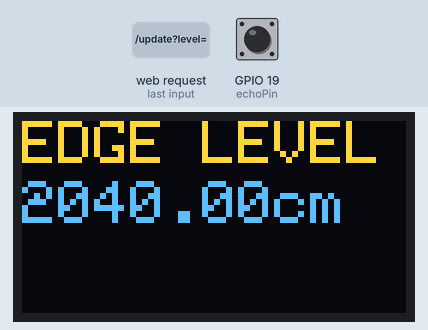
A sketch run on a simulated ESP32. On the bench: 128×64 one-colour display. Inputs (shaded band) come from the test bench; at power-on: GPIO 19 (echoPin) LOW. The OLED is the two-colour kind (top 16 rows yellow); what the sketch prints to the serial monitor is not drawn.

1.3 s: HTTP request GET /update?level= received
2.8 s: GPIO 19 (echoPin) pulsed HIGH 2 times (0.12 s each, 0.3 s apart)
Above: at 3.9 s.
Timing chart, 0 to 5.8 s (numbered marks = the images above; inputs shaded):
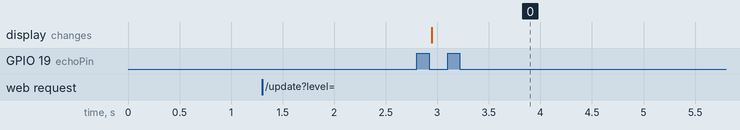

Measured:
- after the input at 1.3 s, every drawn part: stays the same
- after the input at 2.8 s, the display: changes after 0.15 s (image 0)

The sketch:

EDGE.ino
```cpp
#include <WiFi.h>
#include <WiFiClient.h>
#include <WiFiServer.h>
#include <Adafruit_SSD1306.h>
#include <SoftwareSerial.h>

// OLED Display Settings
#define SCREEN_WIDTH 128
#define SCREEN_HEIGHT 64
#define OLED_RESET    -1
Adafruit_SSD1306 display(SCREEN_WIDTH, SCREEN_HEIGHT, &Wire, OLED_RESET);

// Ultrasonic Sensor Pins
const int trigPin = 18;
const int echoPin = 19;
volatile long startTime = 0;
volatile long duration = 0;
volatile bool newMeasurement = false;

// Water level variables
volatile float edgeWaterLevel = 0.0;  // Measured by this ESP32
volatile float middleWaterLevel = 0.0; // Received from another ESP32
volatile bool newHTTPDataReceived = false; // Flag for new data

// SIM800L Serial (Using UART1 on ESP32)
#define SIM800_TX 33
#define SIM800_RX 27
SoftwareSerial sim800(SIM800_TX, SIM800_RX);

// Function to send SMS
void sendSMS(String number, String message) {
    Serial.println("Sending SMS...");

    sim800.println("AT");
    delay(1000);
    sim800.println("AT+CMGF=1"); // Set SMS mode to text
    delay(1000);
    sim800.print("AT+CMGS=\"");
    sim800.print(number);
    sim800.println("\"");
    delay(1000);
    sim800.print(message);
    delay(500);
    sim800.write(26); // ASCII for CTRL+Z
    delay(3000);

    Serial.println("SMS Sent!");
}

// Send data via SMS instead of HTTP
void IRAM_ATTR sendDataInterrupt() {
    newHTTPDataReceived = true;
}

// Trigger ultrasonic sensor
void triggerSensor() {
    digitalWrite(trigPin, LOW);
    delayMicroseconds(2);
    digitalWrite(trigPin, HIGH);
    delayMicroseconds(10);
    digitalWrite(trigPin, LOW);
}

// Echo pin ISR
void IRAM_ATTR echoISR() {
    if (digitalRead(echoPin) == HIGH) {
        startTime = micros();
    } else {
        duration = micros() - startTime;
        newMeasurement = true;
    }
}

// Update OLED display
void updateDisplay() {
    display.clearDisplay();
    display.setTextSize(2);
    display.setTextColor(WHITE);

    display.setCursor(0, 0);
    display.print("EDGE LEVEL:");
    display.setCursor(0, 20);
    display.print(edgeWaterLevel);
    display.print("cm");

    display.display();
}

// Extract middleWaterLevel from HTTP GET request
void processRequest(String request) {
    if (request.indexOf("GET /update?level=") >= 0) {
        int startIndex = request.indexOf("=") + 1;
        int endIndex = request.indexOf(" ", startIndex);

        if (startIndex > 0 && endIndex > startIndex) {
            String levelStr = request.substring(startIndex, endIndex);
            middleWaterLevel = levelStr.toFloat();
            sendDataInterrupt();  // Set flag to send SMS
            Serial.println("Received middle_data: " + String(middleWaterLevel));
        } else {
            Serial.println("⚠ Invalid request format!");
        }
    }
}

// WiFi AP settings
const char* apSSID = "ESP32_HOTSPOT";
const char* apPassword = "12345678";

// Server settings
WiFiServer server(80);
WiFiClient client;

void setup() {
    Serial.begin(115200);

    // Start SIM800L
    sim800.begin(9600);
    Serial.println("📡 SIM800L Initialized");

    // Create Hotspot
    WiFi.softAP(apSSID, apPassword);
    Serial.println("✅ Hotspot Created!");
    Serial.print("Hotspot IP: ");
    Serial.println(WiFi.softAPIP());

    // Start server
    server.begin();

    // Initialize OLED
    if (!display.begin(SSD1306_SWITCHCAPVCC, 0x3C)) {
        Serial.println("❌ SSD1306 allocation failed!");
        for (;;);
    }
    display.clearDisplay();
    display.display();

    // Configure ultrasonic sensor pins
    pinMode(trigPin, OUTPUT);
    pinMode(echoPin, INPUT);
    attachInterrupt(digitalPinToInterrupt(echoPin), echoISR, CHANGE);
}

void loop() {
    // Trigger ultrasonic sensor every 5 seconds
    static unsigned long lastTrigger = 0;
    if (millis() - lastTrigger >= 5000) {
        lastTrigger = millis();
        triggerSensor();
    }

    // If new ultrasonic data is available, calculate distance
    if (newMeasurement) {
        newMeasurement = false;
        float distance = duration * 0.034 / 2.0;
        edgeWaterLevel = distance;
        Serial.print("Edge Level: ");
        Serial.print(edgeWaterLevel);
        Serial.println(" cm");

        updateDisplay();
    }

    // Handle HTTP requests
    client = server.available();
    if (client) {
        Serial.println("📡 Client connected");
        String request = "";

        while (client.available()) {
            char c = client.read();
            request += c;
            if (c == '\n') break;
        }

        Serial.println("Request received: " + request);
        processRequest(request);

        // Response
        client.println("HTTP/1.1 200 OK");
        client.println("Content-Type: text/html");
        client.println("Connection: close");
        client.println();
        client.println("<html><body><h1>Water Level Updated</h1></body></html>");

        client.flush();
        client.stop();
    }

    // Send SMS when new middleWaterLevel data is received
    if (newHTTPDataReceived) {
        newHTTPDataReceived = false;

        String message = "Edge: " + String(edgeWaterLevel, 2) + " cm | Middle: " + String(middleWaterLevel, 2) + " cm";
        sendSMS("+201270880603", message);
    }

    // Track previous values (optional optimization)
    static float lastEdgeLevel = 0.0;
    static float lastMiddleLevel = 0.0;
    if (edgeWaterLevel != lastEdgeLevel || middleWaterLevel != lastMiddleLevel) {
        lastEdgeLevel = edgeWaterLevel;
        lastMiddleLevel = middleWaterLevel;
    }
}
```
